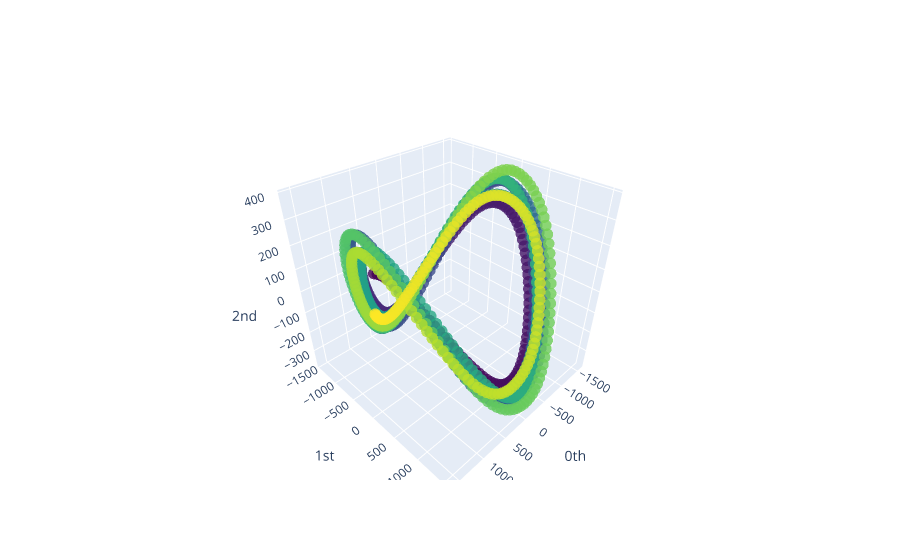

Notebook code cell kept with this figure:
### Code cell
from sklearn.decomposition import PCA

pca = PCA(n_components=3)
y_periodic_embedded_pca = pca.fit_transform(T_periodic_embedded)
plot_point_cloud(y_periodic_embedded_pca)

### Figure 1 — Plotly figure (JSON) as saved in the notebook; plotly's stock layout.template omitted (floating-point values rounded to 4 significant figures; data arrays with more than 128 entries replaced by an {"elided": "..."} marker saying what was removed)
{"data": [{"marker": {"color": {"elided": "912 int values"}, "colorscale": [[0, "#440154"], [0.1111, "#482878"], [0.2222, "#3e4989"], [0.3333, "#31688e"], [0.4444, "#26828e"], [0.5556, "#1f9e89"], [0.6667, "#35b779"], [0.7778, "#6ece58"], [0.8889, "#b5de2b"], [1, "#fde725"]], "opacity": 0.8, "size": 4}, "mode": "markers", "type": "scatter3d", "x": {"elided": "912 float values"}, "y": {"elided": "912 float values"}, "z": {"elided": "912 float values"}}], "layout": {"scene": {"xaxis": {"exponentformat": "e", "showexponent": "all", "title": {"text": "0th"}, "type": "linear"}, "yaxis": {"exponentformat": "e", "showexponent": "all", "title": {"text": "1st"}, "type": "linear"}, "zaxis": {"exponentformat": "e", "showexponent": "all", "title": {"text": "2nd"}, "type": "linear"}}}}
